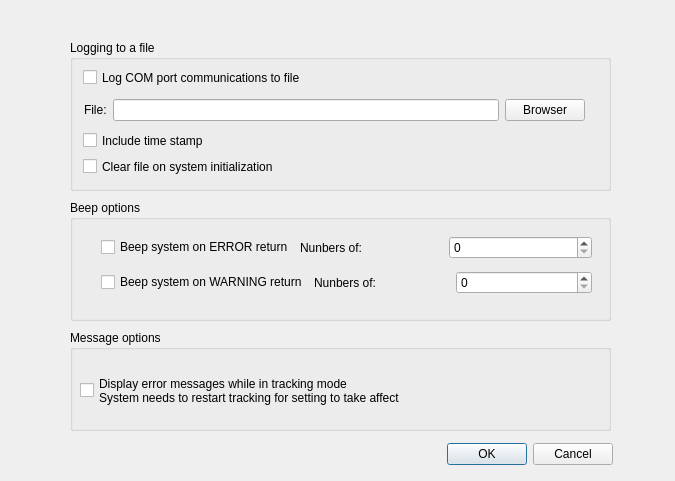
<?xml version="1.0" encoding="UTF-8"?>
<ui version="4.0">
 <class>SBMENDIProgramOptionDlg</class>
 <widget class="QDialog" name="SBMENDIProgramOptionDlg">
  <property name="geometry">
   <rect>
    <x>0</x>
    <y>0</y>
    <width>675</width>
    <height>481</height>
   </rect>
  </property>
  <property name="windowTitle">
   <string>NDI Program options</string>
  </property>
  <widget class="QDialogButtonBox" name="buttonBox">
   <property name="geometry">
    <rect>
     <x>420</x>
     <y>440</y>
     <width>193</width>
     <height>28</height>
    </rect>
   </property>
   <property name="orientation">
    <enum>Qt::Horizontal</enum>
   </property>
   <property name="standardButtons">
    <set>QDialogButtonBox::Cancel|QDialogButtonBox::Ok</set>
   </property>
  </widget>
  <widget class="QGroupBox" name="groupBox_3">
   <property name="geometry">
    <rect>
     <x>70</x>
     <y>330</y>
     <width>541</width>
     <height>101</height>
    </rect>
   </property>
   <property name="title">
    <string>Message options</string>
   </property>
   <widget class="QCheckBox" name="checkBox_ReportWhileTracking">
    <property name="geometry">
     <rect>
      <x>10</x>
      <y>20</y>
      <width>541</width>
      <height>81</height>
     </rect>
    </property>
    <property name="text">
     <string>Display error messages while in tracking mode
System needs to restart tracking for setting to take affect</string>
    </property>
   </widget>
  </widget>
  <widget class="QGroupBox" name="groupBox_2">
   <property name="geometry">
    <rect>
     <x>70</x>
     <y>200</y>
     <width>541</width>
     <height>121</height>
    </rect>
   </property>
   <property name="title">
    <string>Beep options</string>
   </property>
   <widget class="QWidget" name="layoutWidget">
    <property name="geometry">
     <rect>
      <x>31</x>
      <y>30</y>
      <width>491</width>
      <height>71</height>
     </rect>
    </property>
    <layout class="QVBoxLayout" name="verticalLayout">
     <item>
      <layout class="QHBoxLayout" name="horizontalLayout_3">
       <item>
        <widget class="QCheckBox" name="checkBox_BeepOnError">
         <property name="text">
          <string>Beep system on ERROR return</string>
         </property>
        </widget>
       </item>
       <item>
        <widget class="QLabel" name="label_3">
         <property name="text">
          <string>Nunbers of:</string>
         </property>
        </widget>
       </item>
       <item>
        <widget class="QSpinBox" name="spinBox_BeepOnErrorNum">
         <property name="maximum">
          <number>5</number>
         </property>
        </widget>
       </item>
      </layout>
     </item>
     <item>
      <layout class="QHBoxLayout" name="horizontalLayout_2">
       <item>
        <widget class="QCheckBox" name="checkBox_BeepOnWarning">
         <property name="text">
          <string>Beep system on WARNING return</string>
         </property>
        </widget>
       </item>
       <item>
        <widget class="QLabel" name="label_2">
         <property name="text">
          <string>Nunbers of:</string>
         </property>
        </widget>
       </item>
       <item>
        <widget class="QSpinBox" name="spinBox_BeepOnWarningNum">
         <property name="maximum">
          <number>5</number>
         </property>
        </widget>
       </item>
      </layout>
     </item>
    </layout>
   </widget>
  </widget>
  <widget class="QGroupBox" name="groupBox">
   <property name="geometry">
    <rect>
     <x>70</x>
     <y>40</y>
     <width>541</width>
     <height>151</height>
    </rect>
   </property>
   <property name="title">
    <string>Logging to a file</string>
   </property>
   <widget class="QCheckBox" name="checkBox_LogToFile">
    <property name="geometry">
     <rect>
      <x>13</x>
      <y>28</y>
      <width>307</width>
      <height>19</height>
     </rect>
    </property>
    <property name="text">
     <string>Log COM port communications to file</string>
    </property>
   </widget>
   <widget class="QCheckBox" name="checkBox_DateStamp">
    <property name="geometry">
     <rect>
      <x>13</x>
      <y>91</y>
      <width>171</width>
      <height>19</height>
     </rect>
    </property>
    <property name="text">
     <string>Include time stamp</string>
    </property>
   </widget>
   <widget class="QCheckBox" name="checkBox_ClearlogFile">
    <property name="geometry">
     <rect>
      <x>13</x>
      <y>117</y>
      <width>307</width>
      <height>19</height>
     </rect>
    </property>
    <property name="text">
     <string>Clear file on system initialization</string>
    </property>
   </widget>
   <widget class="QWidget" name="layoutWidget">
    <property name="geometry">
     <rect>
      <x>14</x>
      <y>55</y>
      <width>501</width>
      <height>30</height>
     </rect>
    </property>
    <layout class="QHBoxLayout" name="horizontalLayout">
     <item>
      <widget class="QLabel" name="label">
       <property name="text">
        <string>File:</string>
       </property>
      </widget>
     </item>
     <item>
      <widget class="QLineEdit" name="lineEdit_FileName"/>
     </item>
     <item>
      <widget class="QPushButton" name="pushButton_Browser">
       <property name="text">
        <string>Browser</string>
       </property>
      </widget>
     </item>
    </layout>
   </widget>
  </widget>
 </widget>
 <resources/>
 <connections>
  <connection>
   <sender>buttonBox</sender>
   <signal>accepted()</signal>
   <receiver>SBMENDIProgramOptionDlg</receiver>
   <slot>accept()</slot>
   <hints>
    <hint type="sourcelabel">
     <x>248</x>
     <y>254</y>
    </hint>
    <hint type="destinationlabel">
     <x>157</x>
     <y>274</y>
    </hint>
   </hints>
  </connection>
  <connection>
   <sender>buttonBox</sender>
   <signal>rejected()</signal>
   <receiver>SBMENDIProgramOptionDlg</receiver>
   <slot>reject()</slot>
   <hints>
    <hint type="sourcelabel">
     <x>316</x>
     <y>260</y>
    </hint>
    <hint type="destinationlabel">
     <x>286</x>
     <y>274</y>
    </hint>
   </hints>
  </connection>
 </connections>
</ui>
